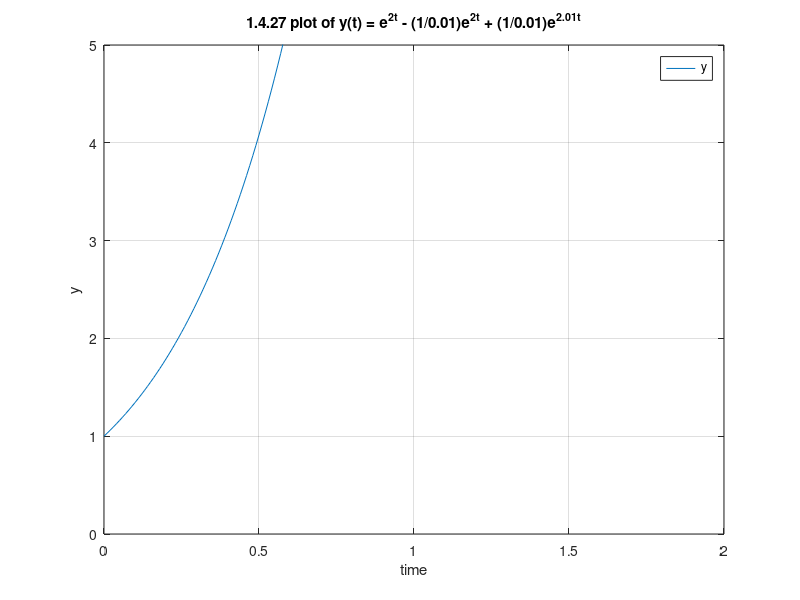

Write MATLAB code to recreate this figure.
% 1.4.27 when c = 2.01 is very close to a = 2,
% solve y'-2y = e^{ct} starting from y(0)=1. By
% hand or by computer, draw the graph of y(t):
% near resonance.

% The solution is y(t) = e^{2t} - (1/0.01)e^{2t} + (1/0.01)e^{2.01t}
% run with $ matlab -batch "problem_1_4_27"

t = 0.0:0.01:10.0;

y = exp(2*t) - (1/0.01).*exp(2*t) + (1/0.01).*exp(2.01*t);

f = figure;
plot(t, y);
legend("y");

ylim([0 5]);
xlim([0 2]);
grid on;
title("1.4.27 plot of y(t) = e^{2t} - (1/0.01)e^{2t} + (1/0.01)e^{2.01t}");
xlabel("time");
ylabel("y");
uiwait(f);